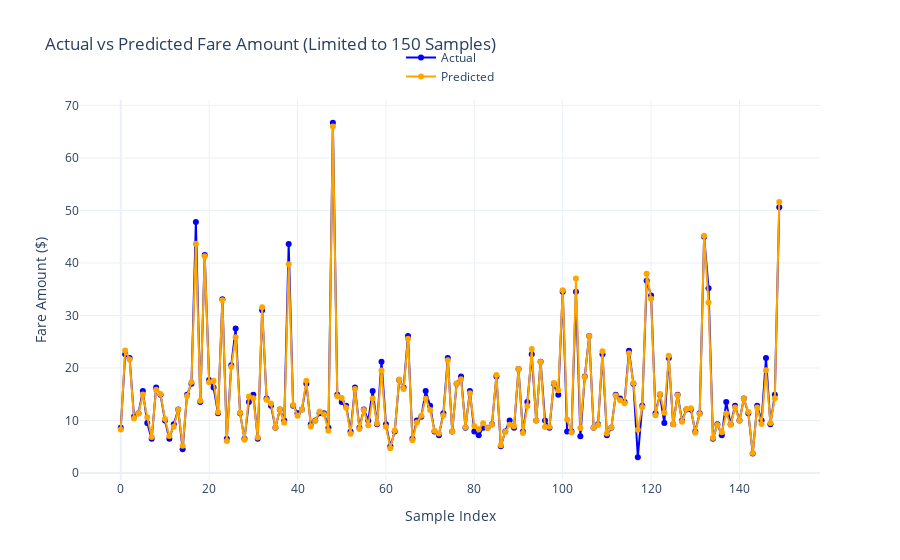

The notebook cell this image was saved under:
### Code cell
from lightgbm import LGBMRegressor
from data import *
from model import *

taxi_type = GREEN
train_sql = getSqlForModeling(taxi_type, isTrain=True)
test_sql = getSqlForModeling(taxi_type, isTrain=False)

model = LGBMRegressor(n_estimators=1000, 
                      learning_rate=0.5, 
                      max_depth=9)

# Training
with DR.engn.connect() as conn:
    processed = 0
    for df in pd.read_sql(train_sql, conn, chunksize=CHUNK_SIZE):
        processed += len(df)
        X = df[FEATURES]
        y = df[VARIABLE]

        model.fit(X, y)
        O.out(f'Trained {processed} rows')

# Predictions
with DR.engn.connect() as conn:
    processed = 0
    y_test = []
    y_pred = []
    for df in pd.read_sql(test_sql, conn, chunksize=CHUNK_SIZE):
        processed += len(df)
        X = df[FEATURES]
        y_test.append(df[VARIABLE])

        y_pred.append(model.predict(X))
        O.out(f'Predicted {processed} rows')

# Performance
merged_y_test = pd.concat(y_test, ignore_index=True)
merged_y_pred = np.concatenate(y_pred)

showPerformance(merged_y_test, merged_y_pred)

### Figure 1 — Plotly figure (JSON) as saved in the notebook; plotly's stock layout.template omitted (floating-point values rounded to 4 significant figures; data arrays with more than 128 entries replaced by an {"elided": "..."} marker saying what was removed)
{"data": [{"line": {"color": "blue"}, "mode": "lines+markers", "name": "Actual", "type": "scatter", "x": {"elided": "150 int values"}, "y": {"elided": "150 float values"}}, {"line": {"color": "orange"}, "mode": "lines+markers", "name": "Predicted", "type": "scatter", "x": {"elided": "150 int values"}, "y": {"elided": "150 float values"}}], "layout": {"legend": {"x": 0.5, "xanchor": "center", "y": 1.15, "yanchor": "top"}, "title": {"text": "Actual vs Predicted Fare Amount (Limited to 150 Samples)"}, "xaxis": {"title": {"text": "Sample Index"}}, "yaxis": {"title": {"text": "Fare Amount ($)"}}}}
